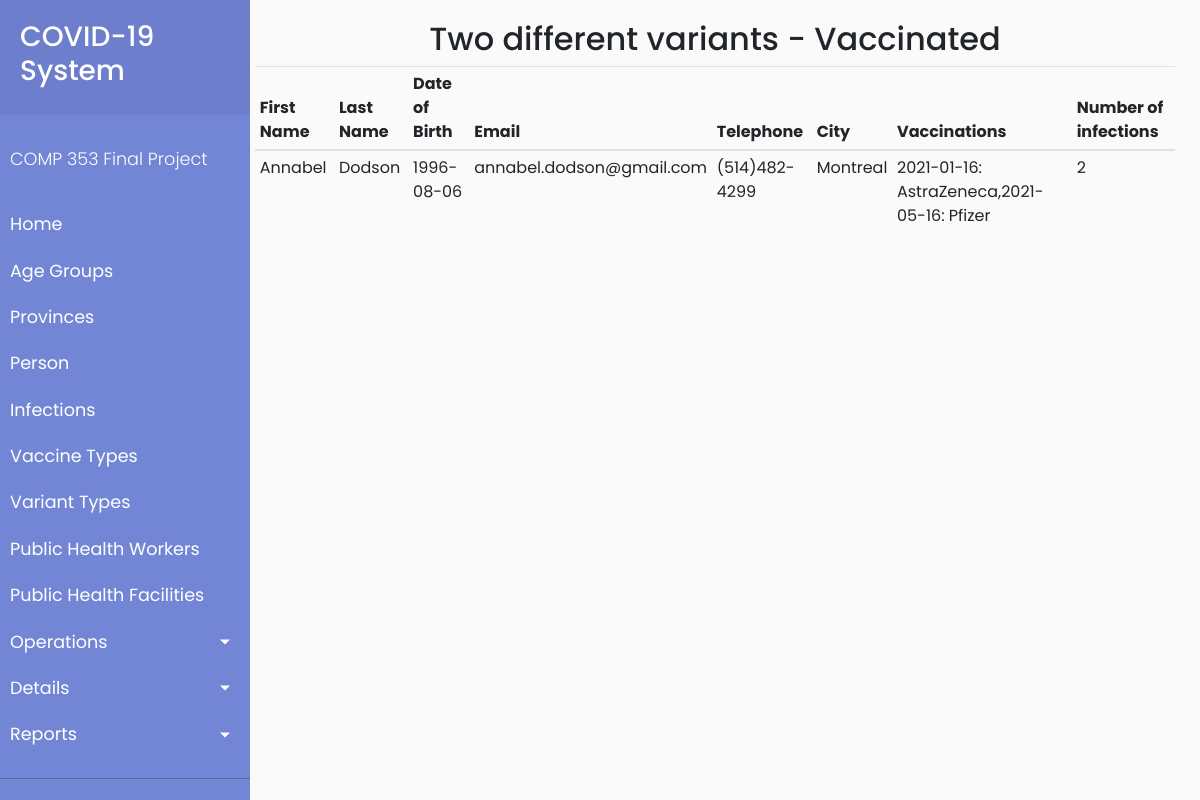
Page /client/detail3.php on the committed database.
### tables this page shows
CREATE TABLE Person (
  passportNumOrSSN VARCHAR(10),
  medicaidNum  VARCHAR(10),
  telephone VARCHAR(13),
  firstName VARCHAR(100),
  lastName VARCHAR(100),
  address VARCHAR(255),
  city VARCHAR(255),
  ageGroupID INT,
  provinceID INT,
  citizenship BOOLEAN,
  email VARCHAR(255),
  dateOfBirth DATE,
  PRIMARY KEY(passportNumOrSSN),
  FOREIGN KEY (ageGroupID) REFERENCES AgeGroup(ageGroupID),
  FOREIGN KEY (provinceID) REFERENCES Province(provinceID)
);

### client/detail3.php (the view, shortened to what this page needs)
<?php
    include('common/header.php');
?>
        <div id="content">
            <?php
            $mysqli = new mysqli('c353.c9ohujn2mpyl.us-east-1.rds.amazonaws.com', 'admin', 'hello123', 'PROJECT') or die(mysqli_error($mysqli));
            $result = $mysqli->query("
            SELECT
                p.passportNumOrSSN,
                p.firstName,
                p.lastName,
                p.dateOfBirth,
                p.email,
                p.telephone,
                p.city,
                GROUP_CONCAT(DISTINCT v.date, ': ', v.name) AS vaccinations,
                COUNT(DISTINCT (i.variantTypeID)) AS numberVariantInfections,
                GROUP_CONCAT(DISTINCT i.variantTypeID) AS variants
            FROM
                Person p
                    LEFT JOIN
                Vaccination v ON v.passportNumOrSSN = p.passportNumOrSSN
                    LEFT JOIN
                Infection i ON i.passportNumOrSSN = p.passportNumOrSSN
            WHERE
                p.passportNumOrSSN IN (SELECT
                        passportNumOrSSN
                    FROM
                        Vaccination)
                    AND p.passportNumOrSSN IN (SELECT
                        passportNumOrSSN
                    FROM
                        Infection
                    GROUP BY passportNumOrSSN
                    HAVING COUNT(DISTINCT (variantTypeID)) >= 2)
            ") or die($mysqli->error);
            ?>
            <div class="row justify-content-center">
                <h2>Two different variants - Vaccinated</h2>
                <table class="table table-sm">
                    <thead>
                        <tr>
                            <th>First Name</th>
                            <th>Last Name</th>
                            <th>Date of Birth</th>
                            <th>Email</th>
                            <th>Telephone</th>
                            <th>City</th>
                            <th>Vaccinations</th>
                            <th>Number of infections</th>
                        </tr>
                    </thead>
                    <?php
                    while ($row = $result->fetch_assoc()) : ?>
                        <tr>
                            <td><?php echo $row['firstName']; ?></td>
                            <td><?php echo $row['lastName']; ?></td>
                            <td><?php echo $row['dateOfBirth']; ?></td>
                            <td><?php echo $row['email']; ?></td>
                            <td><?php echo $row['telephone']; ?></td>
                            <td><?php echo $row['city']; ?></td>
                            <td><?php echo $row['vaccinations']; ?></td>
                            <td><?php echo $row['numberVariantInfections']; ?></td>
                        </tr>
                    <?php endwhile; ?>
                </table>
            </div>
            </div>
        </div>
<?php
    include('common/footer.php');
?>

### client/index.css (style rules this page uses)
body { font-family: "Poppins", sans-serif; background: #fafafa; }
#content { width: calc(100% - 250px); padding: 20px 40px 40px 20px; min-height: 100vh; transition: all 0.3s; position: absolute; top: 0; right: 0; }

### rows in the picture
person: firstName "Annabel", lastName "Dodson", dateOfBirth "1996-08-06", email "annabel.dodson@gmail.com", telephone "(514)482-4299", city "Montreal", vaccinations "2021-01-16: AstraZeneca,2021-05-16: Pfizer", numberVariantInfections "2"
